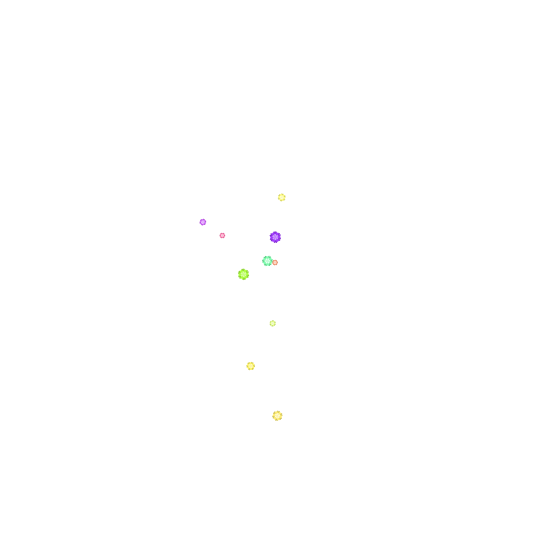
Frame 1 (no input)
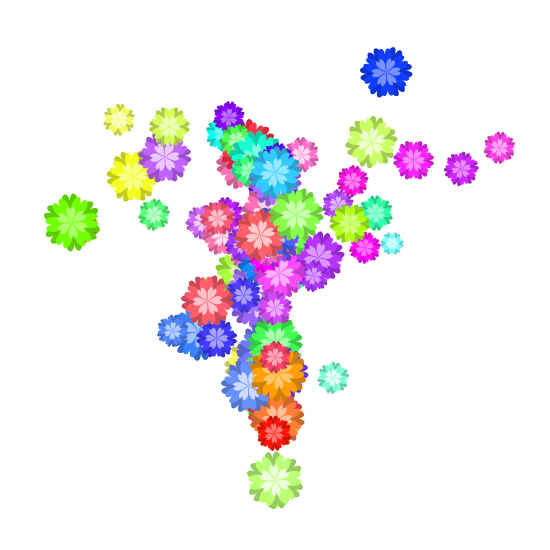
Frame 60 (the mouse pressed at the canvas centre just before this capture)
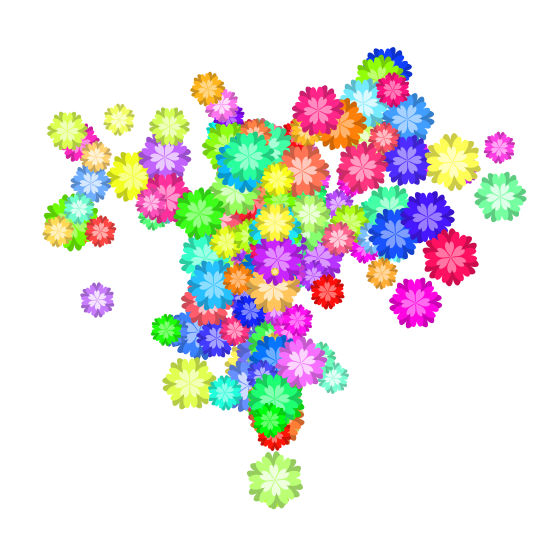
Frame 120 (the mouse held since frame 60 and released just before this capture)

The Processing sketch that drew these frames (run headless with seeded random() and noise(); from frame 60 on, the mouse is pressed at the canvas centre):

// Processing sketch: processing_107292
// ── processing_107292.pde

Flower[] flowers = new Flower[10];

void setup() {
  size(550, 550);
  colorMode(HSB, 360, 100, 100);
  background(360);
  smooth();

  for (int i = 0 ; i < flowers.length;i++) {
    flowers[i] = new Flower();
  }

  noStroke();
}

void draw() {
  pushMatrix();
  translate(0,-30);
  for (int i = 0 ; i < flowers.length;i++) {
    flowers[i].move();
    flowers[i].display();
  }
  popMatrix();
}

class Flower {
  Heart[] hearts = new Heart[6];

  float x;
  float y;
  float xy_theta = random(TWO_PI);
  float xy_R = random(15);

  float r = random(0.5, 1.0);
  float R = r * 16;

  float hue = random(360);
  float sat = random(50, 80);

  float theta = random(TWO_PI);

  float S;
  float S_delta = random(0.01, 0.03) * 10;

  Flower() {
    for (int i = 0 ; i < hearts.length;i++) {
      hearts[i] = new Heart();
    }


    x = width/2 + calc_x(xy_R, xy_theta);
    y = height/2 + calc_y(xy_R, xy_theta) ;
  }

  void move() {
    S += S_delta;
    if (S > 1.0) {
      S = 1;

      xy_R = random(15);
      xy_theta = random(TWO_PI);

      x = width/2 + calc_x(xy_R, xy_theta);
      y = height/2 + calc_y(xy_R, xy_theta);

      hue = random(360);
      sat = random(50, 100);

      S = 0;
    }
  }

  void display() {
    pushMatrix();
    translate(x, y);
    rotate(theta);

    pushMatrix();
    translate(0, 0);
    rotate(radians(90));
    fill(hue, sat, 80);
    flower(r*1.1*S, R*1.1*S);
    popMatrix();

    pushMatrix();
    translate(0, 0);
    fill(hue, sat, 100);
    flower(r*S, R*S);
    popMatrix();

    pushMatrix();
    translate(0, 0);
    rotate(radians(90));
    fill(hue, sat-40, 100);
    flower(r*0.6*S, R*0.6*S);
    popMatrix();

    popMatrix();
  }

  void flower(float r, float R) {
    for (int i = 0; i < 6;i++) {
      pushMatrix();
      translate(R*cos(radians(360 * i /6)), R*sin(radians(360 * i /6)));
      rotate(radians(360 * i / 6 + 90));
      hearts[i].display(r/2, r);
      popMatrix();
    }
  }

  float calc_x(float r, float t) {
    float x;

    x = r *(16 * sin(t) * sin(t) * sin(t));

    return x;
  }

  float calc_y(float r, float t) {
    float y;

    y = -1 * r * (13 * cos(t) - 5 * cos(2*t) - 2 * cos(3 * t) - cos(4 * t) );

    return y;
  }
}

class Heart {
  Heart() {
  }

  void display(float rx, float ry) {
    beginShape();
    for (float i = 0; i< TWO_PI;i+=0.05) {
      curveVertex(calc_x(rx, i), calc_y(ry, i));
    }
    endShape(CLOSE);
  }

  float calc_x(float r, float t) {
    float x;

    x = r *(16 * sin(t) * sin(t) * sin(t));

    return x;
  }

  float calc_y(float r, float t) {
    float y;

    y = -1 * r * (13 * cos(t) - 5 * cos(2*t) - 2 * cos(3 * t) - cos(4 * t) );

    return y;
  }
}
